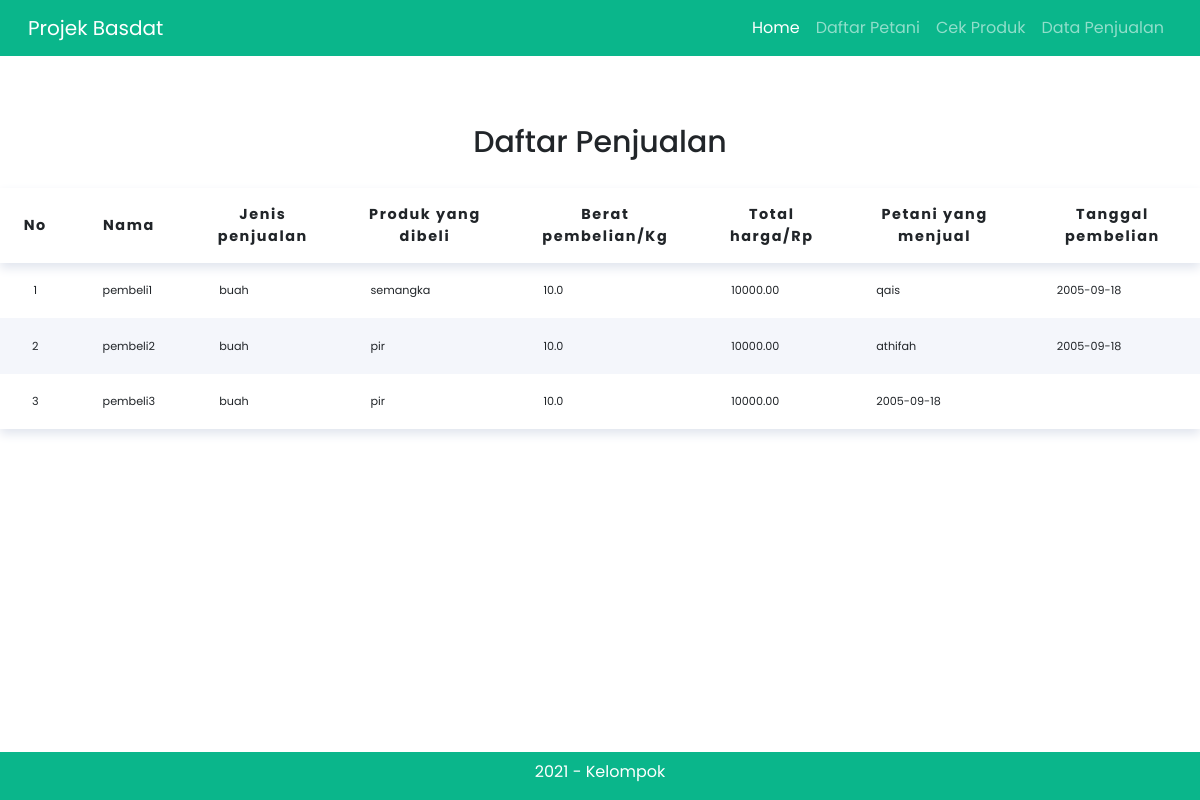
The app's page /listpenjualan.php with its own data.
### tables this page shows
CREATE TABLE `data_penjualan` (
  `id_penjualan` int(11) NOT NULL AUTO_INCREMENT,
  `nama_pembeli` varchar(255) NOT NULL,
  `jenis_penjualanID` int(11) NOT NULL,
  `produk_penjualan` varchar(255) NOT NULL,
  `berat_pembelian` float(5,1) NOT NULL,
  `total_harga` decimal(10,2) NOT NULL,
  `nama_petaniID` int(11) NOT NULL,
  `tanggal_pembelian` date NOT NULL,
  CONSTRAINT penjualan_id_PK PRIMARY KEY(id_penjualan)
);

CREATE TABLE `petani` (
  `id_petani` int(11) NOT NULL AUTO_INCREMENT,
  `petani_produk` varchar(255) NOT NULL,
  `nama` varchar(255) NOT NULL,
  `alamat` text NOT NULL,
  `nomor_hp` varchar(20) NOT NULL,
  CONSTRAINT petani_ID_PK PRIMARY KEY(id_petani)
);

### listpenjualan.php (the view, shortened to what this page needs)
<?php
include "navigation/header.php"
?>
    <h1 class="list-title">Daftar Penjualan</h1>
    <div class="row justify-content-center">
    <div class="col-auto">
    <table>
      <thead>
        <tr class="text-center">
          <th scope="col">No</th>
          <th scope="col">Nama</th>
          <th scope="col">Jenis penjualan</th>
          <th scope="col">Produk yang dibeli</th>
          <th scope="col">Berat pembelian/Kg</th>
          <th scope="col">Total harga/Rp</th>
          <th scope="col">Petani yang menjual</th>
          <th scope="col">Tanggal pembelian</th>
        </tr>
      </thead>
      <tbody>
    <?php
		$query = mysqli_query($conn, "SELECT * FROM data_penjualan");
        $query2 = mysqli_query($conn, "SELECT id_petani,nama FROM petani");
		$no=1;
		while($data = mysqli_fetch_array($query)){
			echo "<tr>";
			echo "<td class='text-center'>".$no++."</td>";
			echo "<td>".$data['nama_pembeli']."</td>";
            if($data['jenis_penjualanID'] <= 6){
                echo "<td>"."buah"."</td>";
            } elseif($data['jenis_penjualanID'] >= 7){
                echo "<td>"."sayuran"."</td>";
            }
			echo "<td>".$data['produk_penjualan']."</td>";
			echo "<td>".$data['berat_pembelian']."</td>";
			echo "<td>".$data['total_harga']."</td>";
            $petani = mysqli_fetch_array($query2);
            if ($petani['id_petani'] == $data['nama_petaniID']) {
                echo "<td>".$petani['nama']."</td>";
            }
            echo "<td>".$data['tanggal_pembelian']."</td>";
		}
		?>
      </tbody>
    </table>
    </div>
    </div>
<?php
include "navigation/footer.php"
?>

### css/liststyle.css (style rules this page uses)
* { font-family: "poppins", sans-serif; }
table { border-collapse: collapse; box-shadow: 0 5px 10px #e1e5ee; background-color: white; overflow: hidden; }
thead { box-shadow: 0 5px 10px #e1e5ee; }
th { padding: 1rem 0.7rem; letter-spacing: 0.1rem; font-size: 0.9rem; font-weight: 700; }
tr:nth-child(even) { background-color: #f4f6fb ; }
td { padding: 1.2rem 2rem; font-size: 0.7rem; }
.list-title { text-align: center; font-size: 30px; padding-top: 20px; padding-bottom: 20px; }

### records on screen
data_penjualan: nama_pembeli "pembeli1", shows "buah", produk_penjualan "semangka", berat_pembelian "10.0", total_harga "10000.00", nama_petaniID.nama "qais", tanggal_pembelian "2005-09-18"
data_penjualan: nama_pembeli "pembeli2", shows "buah", produk_penjualan "pir", berat_pembelian "10.0", total_harga "10000.00", nama_petaniID.nama "athifah", tanggal_pembelian "2005-09-18"
data_penjualan: nama_pembeli "pembeli3", shows "buah", produk_penjualan "pir", berat_pembelian "10.0", total_harga "10000.00", tanggal_pembelian "2005-09-18"
